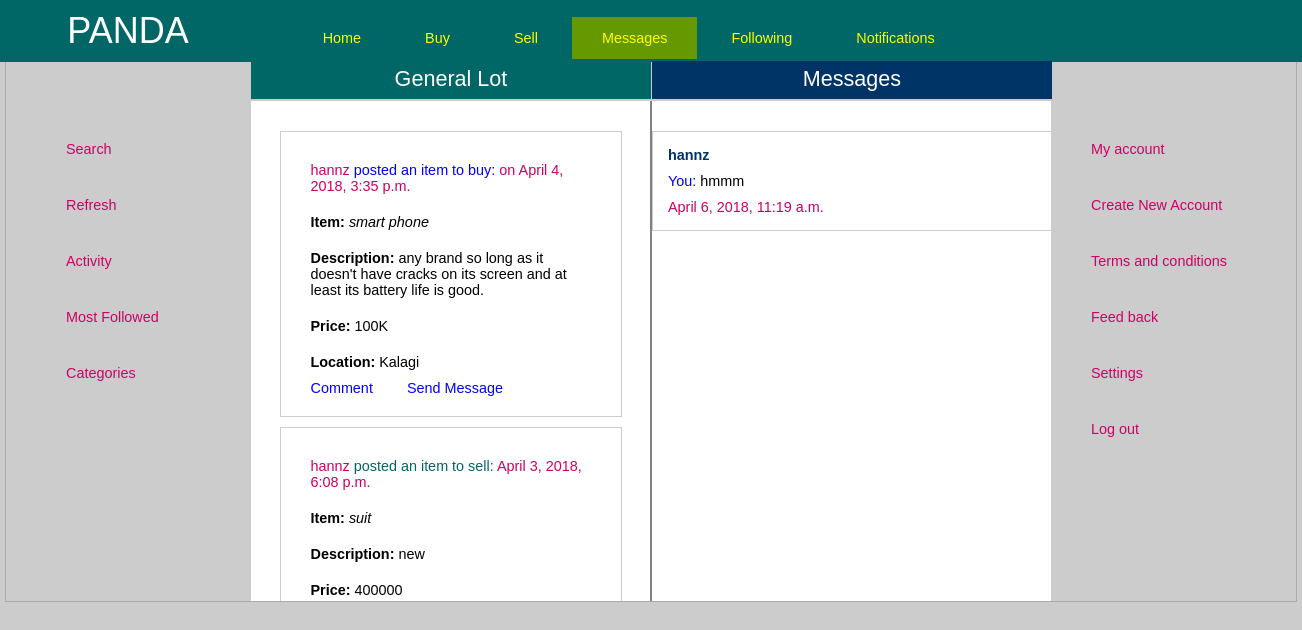
The page /home/wallace/messages on the database its author committed.
### buysell/models.py (models this page shows, shortened)
class Buypost(models.Model):
	publisher = models.ForeignKey(Account, on_delete=models.CASCADE)
	name = models.CharField(max_length=200)
	description = models.CharField(max_length=200)
	price = models.CharField(max_length=200)
	location = models.CharField(max_length=200)
	date_posted = models.DateTimeField('Posted date')
	time_diff = models.IntegerField(default=0)
	post_identifier = 'buy'

class Account(models.Model):
	firstName = models.CharField(max_length=200)
	lastName = models.CharField(max_length=200)
	username = models.CharField(max_length=200, primary_key=True)
	email = models.CharField(max_length=200)
	password = models.CharField(max_length=200)
	datecreated = models.DateTimeField('Date Created')

class Sellpost(models.Model):
	publisher = models.ForeignKey(Account, on_delete=models.CASCADE)
	item = models.CharField(max_length=200)
	date_posted = models.DateTimeField('date published')
	description = models.CharField(max_length=255)
	amount = models.CharField(max_length=200)
	photo = models.FileField(upload_to='documents/')
	location = models.CharField(max_length=200)
	post_identifier = 'sell'

class Sent(models.Model):
	publisher = models.ForeignKey(Account, on_delete=models.CASCADE)
	text = models.CharField(max_length=200)
	time = models.DateTimeField('time sent')
	message_identifier = "outbox"
	name = models.CharField(max_length=200)
	post_identifier = models.IntegerField(blank=True)

### buysell/views.py (the view)
# urls.py: path('<user_name>/messages', views.messages, name='messages'),
def messages(request, user_name):
	account = get_object_or_404(Account, pk=user_name)
	try:
		accounts = Account.objects.all()
	except Account.DoesNotExist:
		raise Http404("Account does not exist")
	all_posts = list()
	for acc in accounts:
		buy_posts = list(acc.buypost_set.all())
		sell_posts = list(acc.sellpost_set.all())
		all_posts.extend(buy_posts + sell_posts)
	date_post = [(all_post.date_posted, all_post) for all_post in all_posts]
	sorted_date_post = sorted(date_post, key=itemgetter(0), reverse=True)
	posts = [post[1] for post in sorted_date_post]
	def gen_sorted_msg(input_message):
		msg_time = [ (message, message.time) for message in input_message]
		sorted_msg_time = sorted(msg_time, key=itemgetter(1), reverse=True)
		for message, time in sorted_msg_time:
			yield message
	def filter(raw_data):
		done = list()
		for message in raw_data:
			name = message.name
			if name not in done:
				done.append(name)
				yield message
			else:
				continue
	def gen_msg_list(sent, received):
		l = list()
		for message_sent in sent:
			for message_received in received:
				if message_sent.name == message_received.name:
					if message_sent.time > message_received.time:
						l.append(message_sent)
					else:
						l.append(message_received)
				else:
					l.extend((message_sent, message_received))
		return l
	sent_messages = account.sent_set.all()
	sorted_sent_msgs = gen_sorted_msg(sent_messages)
	filtered_sent_msgs = filter(sorted_sent_msgs)
	received_messages = account.received_set.all()
	sorted_received_msgs = gen_sorted_msg(received_messages)
	filtered_received_msgs = filter(sorted_received_msgs)
	unsorted_messages = gen_msg_list(filtered_sent_msgs, filtered_received_msgs)
	messages = list(filter(unsorted_messages))
	return render(request, 'buysell/messages.html', {'account': account, 'messages': messages, 'posts': posts})

### buysell/templates/buysell/messages.html (shortened to what this page needs)
<!DOCTYPE HTML>
<html>
<head>
	{% load static %}
	<link rel="stylesheet" type="text/css" href="{% static 'buysell/index.css' %}" media="screen">
	<link rel="stylesheet" type="text/css" href="{% static 'buysell/postfeed.css' %}" media="screen">
	<link rel="stylesheet" type="text/css" href="{% static 'buysell/messages.css' %}" media="screen">
</head>
<body class="bd">
	<div id="title">
		<ul>
			<li><span id="page_title">PANDA</span></li>
			<li><a href="{% url 'buysell:postfeed' account.username %}"><span id="home">Home</span></a></li>
			<li><a href="{% url 'buysell:buy' account.username %}"><span id="buy">Buy</span></a></li>
			<li><a href="{% url 'buysell:sell' account.username %}"><span id="sell">Sell</span></a></li>
			<li><a href="{% url 'buysell:messages' account.username %}"><span id="messages">Messages</span></a></li>
			<li><a href="{% url 'buysell:following' account.username %}"><span id="following">Following</span></a></li>
			<li><a href="{% url 'buysell:notifications' account.username %}"><span id="notifications">Notifications</span></a></li>
		</ul>
	</div>
	<div id="wrapper">
		<div id="leftbar">
			<ul>
				<li><a href="{% url 'buysell:search' account.username %}">Search</a></li>
				<li><a href="">Refresh</a></li>
				<li><a href="{% url 'buysell:my_activity' account.username %}">Activity</a></li>
				<li><a href="{% url 'buysell:most_followed' account.username %}">Most Followed</a></li>
				<li><a href="{% url 'buysell:categories' account.username %}">Categories</a></li>
			</ul>
		</div>
		<div id="leftcontent">
			<p id="sell_lot">General Lot</p>
			<div id="postwrapper">
					<ul>{% for post in posts %}
						{% if post.publisher.username == account.username %}
							{% if post.post_identifier == 'buy' %}
								<li id="buywrapper"><p><span id="name_span">{{ post.publisher.username }}</span><span id="buy_span"> posted an item to buy: </span> <span id="name_span"> on {{ post.date_posted }}</span></p>
									<p><strong>Item:</strong> <em>{{ post.name }}</em></p>
									<p><strong>Description:</strong> {{ post.description }}</p>
									<p><strong>Price:</strong> {{ post.price }}</p>
									<p><strong>Location:</strong> {{ post.location }}</p>
									<ul>
										<li><a href="">Comment</a></li>
									</ul>
								</li>
							{% else %}
								<li id="sellwrapper"><p><span id="name_span">{{ post.publisher.username }}</span>
									<span id="sell_span">	posted an item to sell: </span>
									<span id="name_span">{{ post.date_posted }}</span></p>
									<p><strong>Item:</strong> <em>{{ post.item }}</em></p>
									<p><strong>Description:</strong> {{ post.description }}</p>
									<p><strong>Price:</strong> {{ post.amount }}</p>
									<p><strong>Location:</strong> {{ post.location }}</p>
									<img src="{{ post.photo.url }}" height="300" width="300">
									<ul>
										<li><a href="">Comment</a></li>
									</ul>
								</li>
							{% endif %}
						{% else %}
							{% if post.post_identifier == 'buy' %}
								<li id="buywrapper"><p><span id="name_span">{{ post.publisher.username }}</span><span id="buy_span"> posted an item to buy: </span> <span id="name_span"> on {{ post.date_posted }}</span></p>
									<p><strong>Item:</strong> <em>{{ post.name }}</em></p>
									<p><strong>Description:</strong> {{ post.description }}</p>
									<p><strong>Price:</strong> {{ post.price }}</p>
									<p><strong>Location:</strong> {{ post.location }}</p>
									<ul>
										<li><a href="">Comment</a></li>
										<li><a href="{% url 'buysell:write_message' account.username post.id post.post_identifier %}">Send Message</a></li>
									</ul>
								</li>
							{% else %}
								<li id="sellwrapper"><p><span id="name_span">{{ post.publisher.username }}</span>
									<span id="sell_span">	posted an item to sell: </span>
									<span id="name_span">{{ post.date_posted }}</span></p>
									<p><strong>Item:</strong> <em>{{ post.item }}</em></p>
									<p><strong>Description:</strong> {{ post.description }}</p>
									<p><strong>Price:</strong> {{ post.amount }}</p>
								</li>
							{% endif %}
						{% endif %}
					{% endfor %}
				</ul>
			</div>
		</div>
		<div id="rightcontent">
			<p id="buy_lot">Messages</p>
			<div id="messagewrapper">
				<ul>{% if messages %}
							{% for message in messages %}
								{% if message.message_identifier == 'outbox' %}
									<a href=""><li id="msg_container"><p><span id="name">{{ message.name }}</span></p>
										<p><span>You: </span>{{ message.text }}</p>
										<p><span id="date">{{ message.time }}</span></p>
									</li></a>
								{% else %}
									<a href=""><li id="msg_container"><p><span id="name">{{ message.name }}</span></p>
										<p>{{ message.text }}</p>
										<p><span id="date">{{ message.time }}</span></p>
									</li></a>
								{% endif %}
							{% endfor %}
					{% else %}
						<li><h3>No messages</h3>
					{% endif %}
				</ul>
			</div>
		</div>
		<div id="rightbar">
			<ul>
				<li><a href="{% url 'buysell:my_account' account.username %}">My account</a></li>
				<li><a href="{% url 'buysell:signup' %}">Create New Account</a></li>
				<li><a href="{% url 'buysell:terms' account.username %}">Terms and conditions</a></li>
				<li><a href="{% url 'buysell:feedback' account.username %}">Feed back</a></li>
				<li><a href="{% url 'buysell:settings' account.username %}">Settings</a></li>
				<li><a href="{% url 'buysell:index' %}">Log out</a></li>
		</div>
	</div>
</body>
</html>

### buysell/static/buysell/index.css (style rules this page uses)
* { margin: 0; padding: 0; }
.bd { font-family: Verdana, Arial, Helvetica, sans-serif; color: #000000; text-align: center; font-size: 90%; background-color: #cccccc; }
#title { padding-top: 10px; padding-bottom: 10px; background-color: #006666; text-align: center; color: white; position: fixed; width: 100% }
#wrapper { width: 600px; background-color: #ffffff; margin: 0 auto; padding: 20px; border: 1px solid #aaaaaa; }
a { color: blue; }

### buysell/static/buysell/postfeed.css (style rules this page uses)
* { padding: 0; margin: 0; }
body { font-family: Verdana, Arial, Helvetica, sans-serif; margin: 0 auto; }
#page_title { margin-left: -270px; padding-right: 100px; color: white; font-size: 2.5em; }
#wrapper { width: 1250px; background-color: #cccccc; height: 560px; overflow: hidden; }
#leftbar { float: left; width: 225px; margin-top: 120px; }
#leftbar li { text-align: left; padding-bottom: 40px; list-style-type: none; margin-left: 40px; }
#leftcontent { width: 399px; float: left; background-color: white; overflow: auto; border-right: 1px solid grey; height: 590px; margin-top: 80px; }
#rightcontent { width: 399px; float: left; background-color: white; overflow: auto; border-left: 1px solid grey; height: 590px; margin-top: 80px; }
#rightbar { float: left; width: 225px; margin-top: 120px; }
#rightbar li { text-align: left; list-style-type: none; margin-left: 40px; padding-bottom: 40px; }
#title li { display: inline; text-decoration: none; }
#title li a { text-decoration: none; }
#home, #buy, #sell, #messages, #following, #notifications { padding: 13px 30px; background-color: #006666; color: yellow; }
#home { background-color: #669900; }
#leftbar li a, #rightbar li a { text-decoration: none; color: #cc0066; }
#buywrapper li a { text-decoration: none; color: blue; margin-top: 10px; }
#postwrapper { margin-top: 30px; }
#postwrapper li { border: 1px solid #cccccc; width: 300px; text-align: left; margin: 0 auto; list-style-type: none; padding: 20px; background-color: white; margin-top: 10px; margin-bottom: 10px; }
#buywrapper li { color: blue; display: inline; border: none; padding: 10px; padding-right: 20px; }
#postwrapper li p { padding: 10px; }
span { color: blue; }
#sell_span { color: #006666; }
#name_span { color: #cc0066; }
#buy_span { color: blue; }
#sell_lot { background-color: #006666; color: white; height: 28px; padding: 5px; margin-top: -40px; position: fixed; width: 390px; font-size: 1.5em; text-align: center; }
#buy_lot { background-color: #003366; color: white; height: 28px; padding: 5px; margin-top: -40px; position: fixed; width: 390px; font-size: 1.5em; text-align: center; }

### buysell/static/buysell/messages.css (style rules this page uses)
#home, #buy, #sell, #messages, #following, #notifications { padding: 13px 30px; background-color: #006666; }
#messages { background-color: #669900; }
#messagewrapper a { text-decoration: none; color: black; }
#messagewrapper li { border: 1px solid #cccccc; width: 425px; text-align: left; padding: 10px; margin: 0 auto; list-style-type: none; background-color: white; }
#messagewrapper { margin-top: 30px; }
#msg_container p { padding: 5px; }
#name { color: #003366; font-weight: bold; }
#date { color: #cc0066; }

### rows shown on the page
Buypost: publisher.username "hannz", date_posted "April 4, 2018, 3:35 p.m.", name "smart phone", description "any brand so long as it doesn't have cracks on its screen and at least its battery life is good.", price "100K", location "Kalagi"
Sellpost: publisher.username "hannz", date_posted "April 3, 2018, 6:08 p.m.", item "suit", description "new", amount "400000"
Sent: name "hannz", text "hmmm", time "April 6, 2018, 11:19 a.m."
